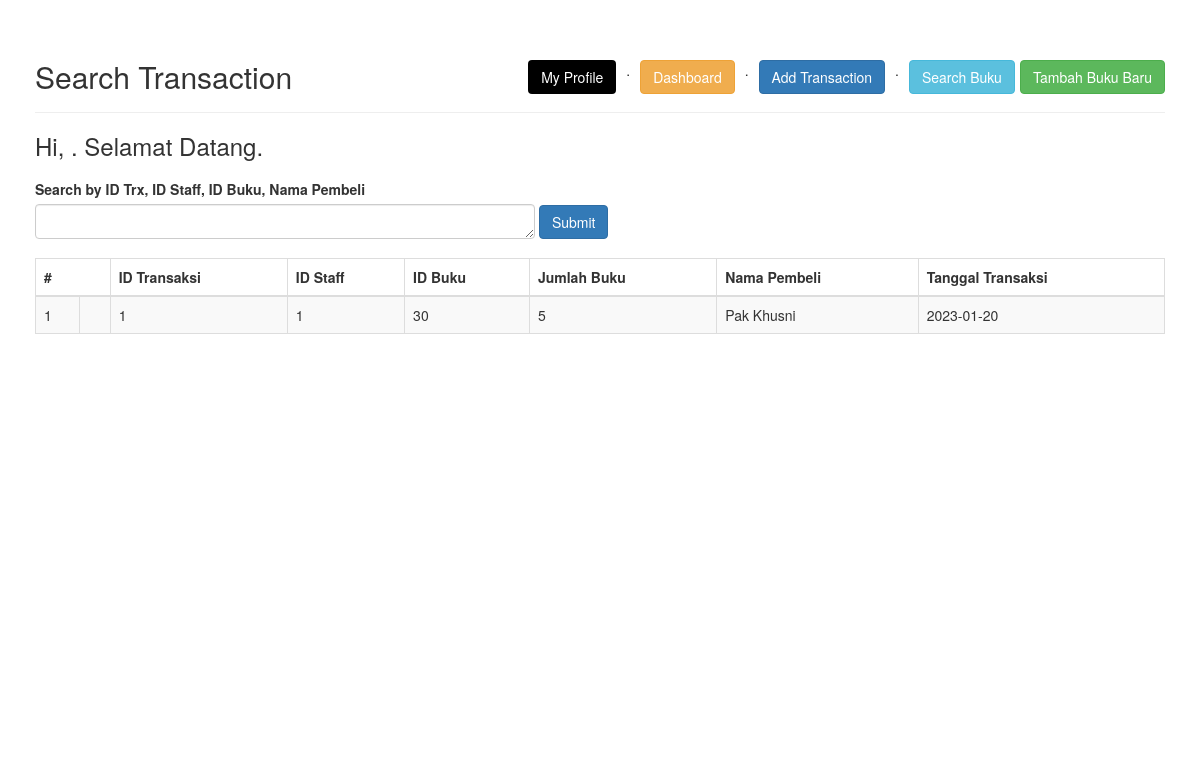
Page /view-search_transaction.php on the committed database.
### tables this page shows
CREATE TABLE `transaction` (
  `id_trx` int(11) NOT NULL,
  `id_user` int(11) NOT NULL,
  `id_buku` int(11) NOT NULL,
  `jumlah` int(11) NOT NULL,
  `name_customer` varchar(255) DEFAULT NULL,
  `date_trx` date NOT NULL DEFAULT current_timestamp()
);

### view-search_transaction.php (the view, shortened to what this page needs)
<?php
require_once "config.php";
$id_trx = $id_trx_err = "";
?>
<!DOCTYPE html>
<html lang="en">
<head>
    <link rel="stylesheet" href="https://maxcdn.bootstrapcdn.com/bootstrap/3.3.7/css/bootstrap.css">
    <link href="source/style.css" rel="stylesheet" type="text/css" />
</head>
<body>
    <div class="wrapper_search">
        <div class="container-fluid">
            <div class="row">
                <div class="col-md-12">
                    <div class="page-header clearfix">
                        <h2 class="pull-left">Search Transaction</h2>
                        <div class="menu_header">
                        <a href="profile.php" class="btn btn-profile" id="btn-profile">My Profile</a>
                            <p style="margin: 0px 10px 0px 5px;">.</p>
                            <a href="index.php" class="btn btn-warning" id="btn_menu">Dashboard</a>
                            <p style="margin: 0px 10px 0px 5px;">.</p>
                            <a href="transaction.php" class="btn btn-primary" id="btn_transaction">Add Transaction</a>
                            <p style="margin: 0px 10px 0px 5px;">.</p>
                            <a href="search.php" class="btn btn-info" id="btn_search">Search Buku</a>
                            <a href="create.php" class="btn btn-success">Tambah Buku Baru</a>
                        </div>
                    </div>
                    <h1>Hi, <b><?php echo htmlspecialchars($_SESSION["username"]); ?></b>. Selamat Datang.</h1>
                    <form action="<?php echo htmlspecialchars($_SERVER["PHP_SELF"]); ?>" method="post">
                        <div class="form-group <?php echo (!empty($id_trx_err)) ? 'has-error' : ''; ?>">
                            <label>Search by ID Trx, ID Staff, ID Buku, Nama Pembeli</label>
                            <textarea name="id_trx" class="form-control"><?php echo $id_trx; ?></textarea>
                            <input type="submit" class="btn btn-primary" value="Submit">
                        </div>
                    </form>
                    <div class="table-container">
                        <?php
                            if(isset($_POST["id_trx"])) {
                                $id_trx = $_POST["id_trx"];
                                $query = $query = "SELECT * FROM transaction WHERE id_trx like '%".$id_trx."%' OR id_user like '%".$id_trx."%' OR id_buku like '%".$id_trx."%' OR name_customer like '%".$id_trx."%' ORDER BY id_trx ASC";
                            } else {
                                $query = "SELECT * FROM transaction ORDER BY id_trx ASC";
                            }
                            $result = mysqli_query($link, $query);
                            echo "<table class='table table-bordered table-striped'>";
                                echo "<thead>";
                                    echo "<tr>";
                                        echo "<th colspan='2'>#</th>";
                                        echo "<th>ID Transaksi</th>";
                                        echo "<th>ID Staff</th>";
                                        echo "<th>ID Buku</th>";
                                        echo "<th>Jumlah Buku</th>";
                                        echo "<th>Nama Pembeli</th>";
                                        echo "<th>Tanggal Transaksi</th>";
                                    echo "</tr>";
                                echo "</thead>";
                                $counter = 1;
                                while($row = mysqli_fetch_array($result)){
                                    echo "<tr>";
                                        echo "<td> $counter <td>";
                                        $counter++;
                                        echo "<td>" . $row['id_trx'] . "</td>";
                                        echo "<td>" . $row['id_user'] . "</td>";
                                        echo "<td>" . $row['id_buku'] . "</td>";
                                        echo "<td>" . $row['jumlah'] . "</td>";
                                        echo "<td>" . $row['name_customer'] . "</td>";
                                        echo "<td>" . $row['date_trx'] . "</td>";
                                    echo "</tr>";
                                }
                        ?>
                    </div>
                </div>
            </div>
        </div>
    </div>
</body>
</html>

### source/style.css (style rules this page uses)
.btn.btn-profile { background-color: black; color: white; margin: 0px 5px 0px 5px; }
.menu_header a#btn_menu, .menu_header a#btn_search, .menu_header a#btn_transaction { margin: 0px 5px 0px 0px; }
.wrapper_search { width: auto; margin: 20px; }
.wrapper_search .menu_header { display: flex; justify-content: end; }

### view-search_transaction.php (style rules this page uses)
.page-header h2 { margin-top: 0; }
.col-md-12 h1 { font-size: 24px; margin-bottom: 20px; }
textarea.form-control { height: 35px; width: 500px; display: inline-block; }
label { display: block; }
input { margin-top: -28px; }
.table-container { overflow-x:scroll; height: 60vh; }

### rows in the picture
transaction: id_trx "1", id_user "1", id_buku "30", jumlah "5", name_customer "Pak Khusni", date_trx "2023-01-20"
